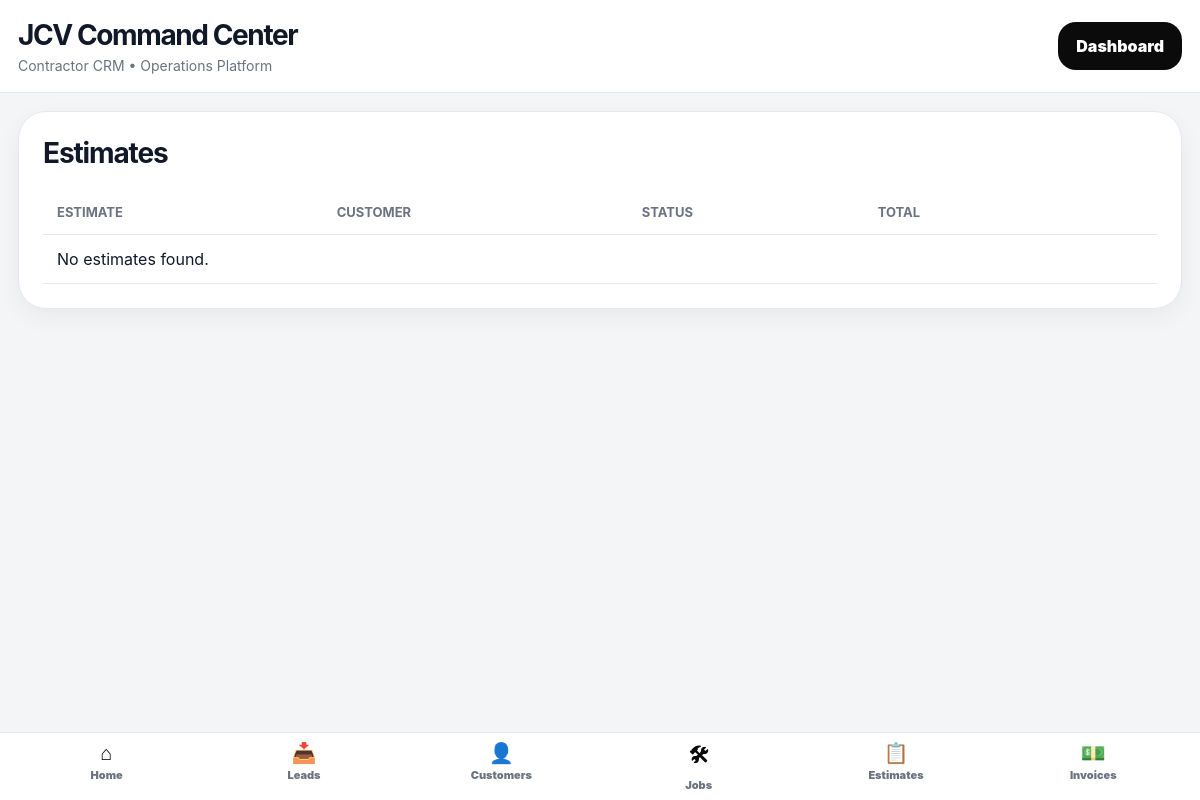
The app's page /estimates/ (signed in), older data.
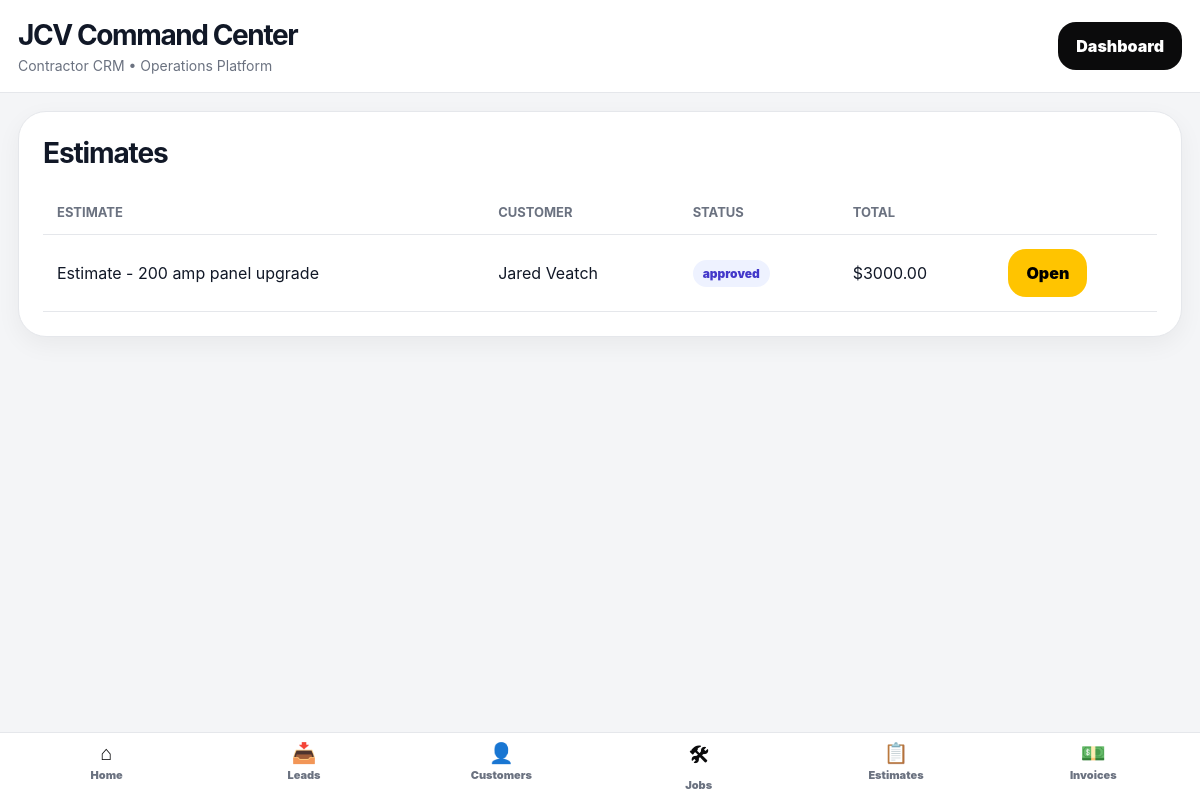
The same page, newer data.
### core/models.py (models this page shows, shortened)
class Estimate(models.Model):
    STATUS_CHOICES = [
        ("draft", "Draft"),
        ("sent", "Sent"),
        ("approved", "Approved"),
        ("rejected", "Rejected"),
    ]
    job = models.ForeignKey(
        Job,
        on_delete=models.CASCADE,
        related_name="estimates",
    )
    title = models.CharField(max_length=255)
    status = models.CharField(max_length=50, choices=STATUS_CHOICES, default="draft")
    scope_of_work = models.TextField(blank=True, null=True)
    exclusions = models.TextField(blank=True, null=True)
    terms = models.TextField(blank=True, null=True)
    subtotal = models.DecimalField(max_digits=10, decimal_places=2, default=0)
    tax = models.DecimalField(max_digits=10, decimal_places=2, default=0)
    total = models.DecimalField(max_digits=10, decimal_places=2, default=0)
    customer_signature_name = models.CharField(max_length=255, blank=True, null=True)
    signed_date = models.DateTimeField(blank=True, null=True)
    accepted_terms = models.BooleanField(default=False)
    created_at = models.DateTimeField(auto_now_add=True)

class Job(models.Model):
    STATUS_CHOICES = [
        ("new", "New"),
        ("scheduled", "Scheduled"),
        ("in_progress", "In Progress"),
        ("waiting_parts", "Waiting on Parts"),
        ("completed", "Completed"),
        ("cancelled", "Cancelled"),
    ]
    PRIORITY_CHOICES = [
        ("low", "Low"),
        ("normal", "Normal"),
        ("high", "High"),
        ("urgent", "Urgent"),
    ]
    customer = models.ForeignKey(
        Customer,
        on_delete=models.CASCADE,
        related_name="jobs",
    )
    template = models.ForeignKey(
        ServiceTemplate,
        on_delete=models.SET_NULL,
        blank=True,
        null=True,
        related_name="jobs",
    )
    title = models.CharField(max_length=255)
    status = models.CharField(max_length=50, choices=STATUS_CHOICES, default="new")
    priority = models.CharField(max_length=50, choices=PRIORITY_CHOICES, default="normal")
    assigned_to = models.CharField(max_length=255, blank=True, null=True)
    job_address = models.CharField(max_length=255, blank=True, null=True)
    description = models.TextField(blank=True, null=True)
    site_notes = models.TextField(blank=True, null=True)
    material_notes = models.TextField(blank=True, null=True)
    estimated_total_price = models.DecimalField(max_digits=10, decimal_places=2, default=0)
    scheduled_date = models.DateTimeField(blank=True, null=True)
    completed_at = models.DateTimeField(blank=True, null=True)
    created_at = models.DateTimeField(auto_now_add=True)

class Customer(models.Model):
    CUSTOMER_TYPE_CHOICES = [
        ("residential", "Residential"),
        ("commercial", "Commercial"),
        ("industrial", "Industrial"),
    ]
    STATUS_CHOICES = [
        ("active", "Active"),
        ("inactive", "Inactive"),
        ("lead", "Lead"),
    ]
    name = models.CharField(max_length=255)
    company_name = models.CharField(max_length=255, blank=True, null=True)
    phone = models.CharField(max_length=50, blank=True, null=True)
    email = models.EmailField(blank=True, null=True)
    customer_type = models.CharField(
        max_length=50,
        choices=CUSTOMER_TYPE_CHOICES,
        default="residential",
    )
    status = models.CharField(max_length=50, choices=STATUS_CHOICES, default="active")
    address = models.CharField(max_length=255, blank=True, null=True)
    city = models.CharField(max_length=100, blank=True, null=True)
    notes = models.TextField(blank=True, null=True)
    created_at = models.DateTimeField(auto_now_add=True)

### core/views.py (the view)
@staff_member_required
def estimates(request):
    estimates = Estimate.objects.all().order_by(
        "-created_at"
    )
    return render(
        request,
        "estimates.html",
        {
            "estimates": estimates
        }
    )

### core/templates/estimates.html
{% extends "base.html" %}
{% block content %}
<div class="card">
    <h1 class="section-title">
        Estimates
    </h1>
    <table>
        <thead>
            <tr>
                <th>Estimate</th>
                <th>Customer</th>
                <th>Status</th>
                <th>Total</th>
                <th></th>
            </tr>
        </thead>
        <tbody>
        {% for estimate in estimates %}
            <tr>
                <td>
                    {{ estimate.title }}
                </td>
                <td>
                    {{ estimate.job.customer.name }}
                </td>
                <td>
                    <span class="badge">
                        {{ estimate.status }}
                    </span>
                </td>
                <td>
                    ${{ estimate.total }}
                </td>
                <td>
                    <a class="btn btn-gold"
                       href="/estimates/{{ estimate.id }}/">
                        Open
                    </a>
                </td>
            </tr>
        {% empty %}
            <tr>
                <td colspan="5">
                    No estimates found.
                </td>
            </tr>
        {% endfor %}
        </tbody>
    </table>
</div>
{% endblock %}

Row changes from the older to the newer data that the page shows:
added Estimate: title "Estimate - 200 amp panel upgrade", job.customer.name "Jared Veatch", status "approved", total "3000.00"
Text that changed along with them:
text no longer shown: "No estimates found."
